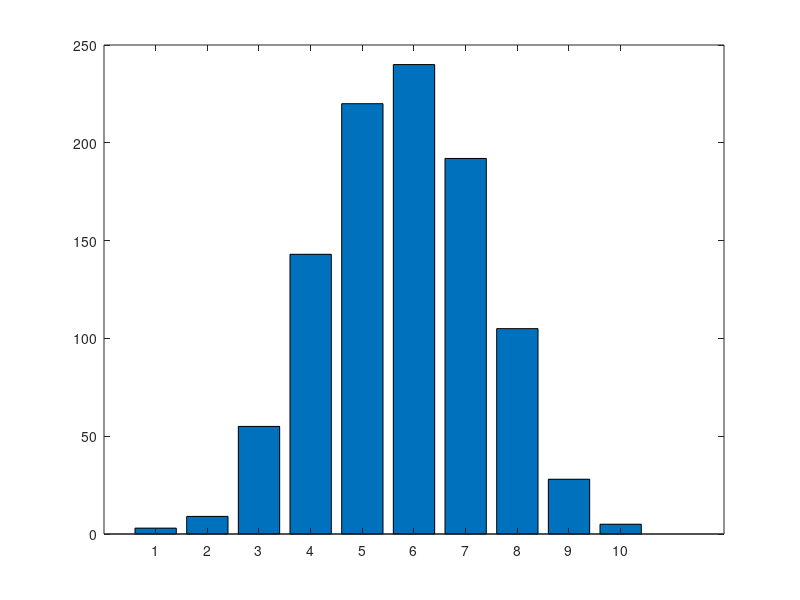

The MATLAB script that drew this image:
 x = randn(1000,1);% generate 1000 random number drawn from a Gaussian 
                   % distribution of mean=0 and variance=1.
 
  hist(x,40);
 help hist
 [nn, xx] = hist(x);
 bar(nn);